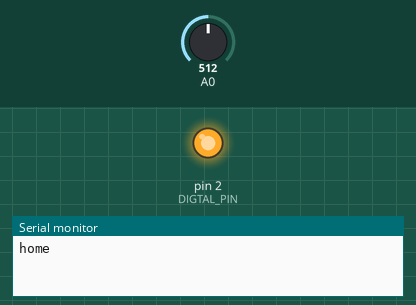
This sketch was run on a simulated Arduino Uno, built with avr-gcc and run on an emulated ATmega328P. Shown: output pins drawn as LEDs (lit = HIGH), the last lines printed to the serial monitor. Dashed ring = blinking. The test bench sets the inputs (shaded band); at power-on: A0 = 512.

Above: at 1.3 s.
1.4 s: A0 set to 122
At 1.59 s:
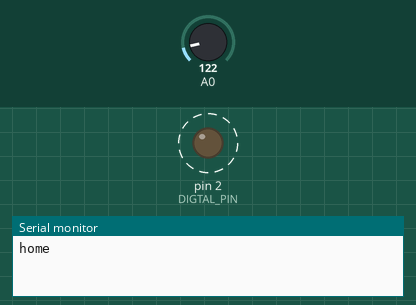
4.5 s: A0 set to 0
7.6 s: A0 set to 306
At 8.06 s:
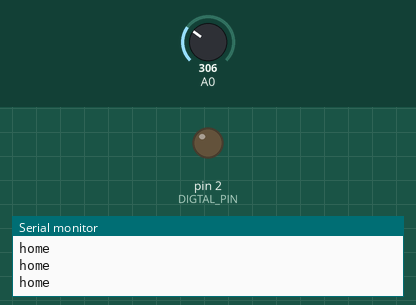
Timing chart, 0 to 16.7 s (numbered marks = the images above; inputs shaded):
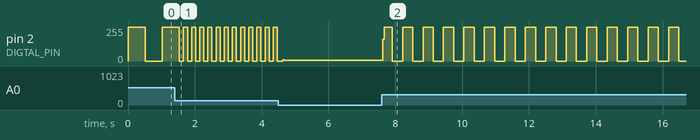

The sketch:

buzzer.ino
```cpp
int DIGTAL_PIN = 2;

void setup()
{
  pinMode(DIGTAL_PIN, OUTPUT);
  Serial.begin(9600);
}

void loop()
{
  digitalWrite(DIGTAL_PIN, HIGH);
  delay(analogRead(0));
  digitalWrite(DIGTAL_PIN, LOW);
  delay(analogRead(0));
  Serial.println("home");
}
```

Measured:
- after the input at 1.4 s, pin 2 (DIGTAL_PIN): alternates 255/255 for 0.12 s and 0/255 for 0.12 s, starting after 0.26 s
- after the input at 7.6 s, pin 2 (DIGTAL_PIN): 4/255 → 165/255 at once, then moves between 0/255 and 255/255, repeating every 1.2 s
